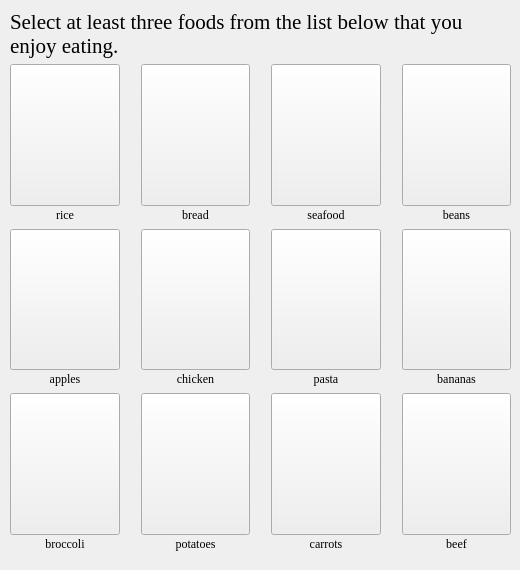
         <widget class="QWidget" name="foodprefspage">
          <widget class="QWidget" name="verticalLayoutWidget_3">
           <property name="geometry">
            <rect>
             <x>10</x>
             <y>10</y>
             <width>501</width>
             <height>551</height>
            </rect>
           </property>
           <layout class="QVBoxLayout" name="foodprefslayout">
            <property name="sizeConstraint">
             <enum>QLayout::SetDefaultConstraint</enum>
            </property>
            <property name="bottomMargin">
             <number>10</number>
            </property>
            <item>
             <widget class="QLabel" name="foodprefsquerylabel">
              <property name="font">
               <font>
                <family>Georgia</family>
                <pointsize>16</pointsize>
                <kerning>true</kerning>
               </font>
              </property>
              <property name="text">
               <string>Select at least three foods from the list below that you enjoy eating.</string>
              </property>
              <property name="wordWrap">
               <bool>true</bool>
              </property>
             </widget>
            </item>
            <item>
             <layout class="QGridLayout" name="foodsgrid">
              <property name="verticalSpacing">
               <number>2</number>
              </property>
              <item row="6" column="3">
               <spacer name="hspacer21f">
                <property name="orientation">
                 <enum>Qt::Horizontal</enum>
                </property>
                <property name="sizeType">
                 <enum>QSizePolicy::Fixed</enum>
                </property>
                <property name="sizeHint" stdset="0">
                 <size>
                  <width>15</width>
                  <height>20</height>
                 </size>
                </property>
               </spacer>
              </item>
              <item row="0" column="6">
               <widget class="QPushButton" name="beansbutton">
                <property name="sizePolicy">
                 <sizepolicy hsizetype="Minimum" vsizetype="MinimumExpanding">
                  <horstretch>0</horstretch>
                  <verstretch>0</verstretch>
                 </sizepolicy>
                </property>
                <property name="text">
                 <string/>
                </property>
                <property name="iconSize">
                 <size>
                  <width>70</width>
                  <height>70</height>
                 </size>
                </property>
                <property name="checkable">
                 <bool>true</bool>
                </property>
               </widget>
              </item>
              <item row="1" column="2">
               <widget class="QLabel" name="breadlabel">
                <property name="font">
                 <font>
                  <family>Georgia</family>
                  <kerning>true</kerning>
                 </font>
                </property>
                <property name="text">
                 <string>bread</string>
                </property>
                <property name="alignment">
                 <set>Qt::AlignCenter</set>
                </property>
               </widget>
              </item>
              <item row="6" column="1">
               <spacer name="hspacer11f">
                <property name="orientation">
                 <enum>Qt::Horizontal</enum>
                </property>
                <property name="sizeType">
                 <enum>QSizePolicy::Fixed</enum>
                </property>
                <property name="sizeHint" stdset="0">
                 <size>
                  <width>15</width>
                  <height>20</height>
                 </size>
                </property>
               </spacer>
              </item>
              <item row="4" column="0">
               <widget class="QLabel" name="appleslabel">
                <property name="font">
                 <font>
                  <family>Georgia</family>
                  <kerning>true</kerning>
                 </font>
                </property>
                <property name="text">
                 <string>apples</string>
                </property>
                <property name="alignment">
                 <set>Qt::AlignCenter</set>
                </property>
               </widget>
              </item>
              <item row="1" column="6">
               <widget class="QLabel" name="beanslabel">
                <property name="font">
                 <font>
                  <family>Georgia</family>
                  <kerning>true</kerning>
                 </font>
                </property>
                <property name="text">
                 <string>beans</string>
                </property>
                <property name="alignment">
                 <set>Qt::AlignCenter</set>
                </property>
               </widget>
              </item>
              <item row="6" column="4">
               <widget class="QPushButton" name="carrotsbutton">
                <property name="sizePolicy">
                 <sizepolicy hsizetype="Minimum" vsizetype="MinimumExpanding">
                  <horstretch>0</horstretch>
                  <verstretch>0</verstretch>
                 </sizepolicy>
                </property>
                <property name="text">
                 <string/>
                </property>
                <property name="iconSize">
                 <size>
                  <width>70</width>
                  <height>70</height>
                 </size>
                </property>
                <property name="checkable">
                 <bool>true</bool>
                </property>
               </widget>
              </item>
              <item row="4" column="2">
               <widget class="QLabel" name="chickenlabel">
                <property name="font">
                 <font>
                  <family>Georgia</family>
                  <kerning>true</kerning>
                 </font>
                </property>
                <property name="text">
                 <string>chicken</string>
                </property>
                <property name="alignment">
                 <set>Qt::AlignCenter</set>
                </property>
               </widget>
              </item>
              <item row="3" column="1">
               <spacer name="hspacer12f">
                <property name="orientation">
                 <enum>Qt::Horizontal</enum>
                </property>
                <property name="sizeType">
                 <enum>QSizePolicy::Fixed</enum>
                </property>
                <property name="sizeHint" stdset="0">
                 <size>
                  <width>15</width>
                  <height>20</height>
                 </size>
                </property>
               </spacer>
              </item>
              <item row="4" column="4">
               <widget class="QLabel" name="pastalabel">
                <property name="font">
                 <font>
                  <family>Georgia</family>
                  <kerning>true</kerning>
                 </font>
                </property>
                <property name="text">
                 <string>pasta</string>
                </property>
                <property name="alignment">
                 <set>Qt::AlignCenter</set>
                </property>
               </widget>
              </item>
              <item row="3" column="6">
               <widget class="QPushButton" name="bananasbutton">
                <property name="sizePolicy">
                 <sizepolicy hsizetype="Minimum" vsizetype="MinimumExpanding">
                  <horstretch>0</horstretch>
                  <verstretch>0</verstretch>
                 </sizepolicy>
                </property>
                <property name="text">
                 <string/>
                </property>
                <property name="iconSize">
                 <size>
                  <width>70</width>
                  <height>70</height>
                 </size>
                </property>
                <property name="checkable">
                 <bool>true</bool>
                </property>
               </widget>
              </item>
              <item row="5" column="2">
               <spacer name="vspacer21f">
                <property name="orientation">
                 <enum>Qt::Vertical</enum>
                </property>
                <property name="sizeType">
                 <enum>QSizePolicy::Fixed</enum>
                </property>
                <property name="sizeHint" stdset="0">
                 <size>
                  <width>20</width>
                  <height>5</height>
                 </size>
                </property>
               </spacer>
              </item>
              <item row="6" column="6">
               <widget class="QPushButton" name="beefbutton">
                <property name="sizePolicy">
                 <sizepolicy hsizetype="Minimum" vsizetype="MinimumExpanding">
                  <horstretch>0</horstretch>
                  <verstretch>0</verstretch>
                 </sizepolicy>
                </property>
                <property name="text">
                 <string/>
                </property>
                <property name="iconSize">
                 <size>
                  <width>70</width>
                  <height>70</height>
                 </size>
                </property>
                <property name="checkable">
                 <bool>true</bool>
                </property>
               </widget>
              </item>
              <item row="0" column="3">
               <spacer name="hspacer23f">
                <property name="orientation">
                 <enum>Qt::Horizontal</enum>
                </property>
                <property name="sizeType">
                 <enum>QSizePolicy::Fixed</enum>
                </property>
                <property name="sizeHint" stdset="0">
                 <size>
                  <width>15</width>
                  <height>20</height>
                 </size>
                </property>
               </spacer>
              </item>
              <item row="3" column="5">
               <spacer name="hspacer32f">
                <property name="orientation">
                 <enum>Qt::Horizontal</enum>
                </property>
                <property name="sizeType">
                 <enum>QSizePolicy::Fixed</enum>
                </property>
                <property name="sizeHint" stdset="0">
                 <size>
                  <width>15</width>
                  <height>20</height>
                 </size>
                </property>
               </spacer>
              </item>
              <item row="6" column="5">
               <spacer name="hspacer31f">
                <property name="orientation">
                 <enum>Qt::Horizontal</enum>
                </property>
                <property name="sizeType">
                 <enum>QSizePolicy::Fixed</enum>
                </property>
                <property name="sizeHint" stdset="0">
                 <size>
                  <width>15</width>
                  <height>20</height>
                 </size>
                </property>
               </spacer>
              </item>
              <item row="2" column="4">
               <spacer name="vspacer32f">
                <property name="orientation">
                 <enum>Qt::Vertical</enum>
                </property>
                <property name="sizeType">
                 <enum>QSizePolicy::Fixed</enum>
                </property>
                <property name="sizeHint" stdset="0">
                 <size>
                  <width>20</width>
                  <height>5</height>
                 </size>
                </property>
               </spacer>
              </item>
              <item row="7" column="4">
               <widget class="QLabel" name="carrotslabel">
                <property name="font">
                 <font>
                  <family>Georgia</family>
                  <kerning>true</kerning>
                 </font>
                </property>
                <property name="text">
                 <string>carrots</string>
                </property>
                <property name="alignment">
                 <set>Qt::AlignCenter</set>
                </property>
               </widget>
              </item>
              <item row="6" column="2">
               <widget class="QPushButton" name="potatoesbutton">
                <property name="sizePolicy">
                 <sizepolicy hsizetype="Minimum" vsizetype="MinimumExpanding">
                  <horstretch>0</horstretch>
                  <verstretch>0</verstretch>
                 </sizepolicy>
                </property>
                <property name="text">
                 <string/>
                </property>
                <property name="iconSize">
                 <size>
                  <width>70</width>
                  <height>70</height>
                 </size>
                </property>
                <property name="checkable">
                 <bool>true</bool>
                </property>
               </widget>
              </item>
              <item row="2" column="0">
               <spacer name="vspacer12f">
                <property name="orientation">
                 <enum>Qt::Vertical</enum>
                </property>
                <property name="sizeType">
                 <enum>QSizePolicy::Fixed</enum>
                </property>
                <property name="sizeHint" stdset="0">
                 <size>
                  <width>20</width>
                  <height>5</height>
                 </size>
                </property>
               </spacer>
              </item>
              <item row="3" column="3">
               <spacer name="hspacer22f">
                <property name="orientation">
                 <enum>Qt::Horizontal</enum>
                </property>
                <property name="sizeType">
                 <enum>QSizePolicy::Fixed</enum>
                </property>
                <property name="sizeHint" stdset="0">
                 <size>
                  <width>15</width>
                  <height>20</height>
                 </size>
                </property>
               </spacer>
              </item>
              <item row="0" column="5">
               <spacer name="hspacer33f">
                <property name="orientation">
                 <enum>Qt::Horizontal</enum>
                </property>
                <property name="sizeType">
                 <enum>QSizePolicy::Fixed</enum>
                </property>
                <property name="sizeHint" stdset="0">
                 <size>
                  <width>15</width>
                  <height>20</height>
                 </size>
                </property>
               </spacer>
              </item>
              <item row="0" column="0">
               <widget class="QPushButton" name="ricebutton">
                <property name="sizePolicy">
                 <sizepolicy hsizetype="Minimum" vsizetype="MinimumExpanding">
                  <horstretch>0</horstretch>
                  <verstretch>0</verstretch>
                 </sizepolicy>
                </property>
                <property name="text">
                 <string/>
                </property>
                <property name="iconSize">
                 <size>
                  <width>70</width>
                  <height>70</height>
                 </size>
                </property>
                <property name="checkable">
                 <bool>true</bool>
                </property>
                <property name="checked">
                 <bool>false</bool>
                </property>
                <property name="autoDefault">
                 <bool>false</bool>
                </property>
                <property name="default">
                 <bool>false</bool>
                </property>
                <property name="flat">
                 <bool>false</bool>
                </property>
               </widget>
              </item>
              <item row="0" column="2">
               <widget class="QPushButton" name="breadbutton">
                <property name="sizePolicy">
                 <sizepolicy hsizetype="Minimum" vsizetype="MinimumExpanding">
                  <horstretch>0</horstretch>
                  <verstretch>0</verstretch>
                 </sizepolicy>
                </property>
                <property name="text">
                 <string/>
                </property>
                <property name="iconSize">
                 <size>
                  <width>70</width>
                  <height>70</height>
                 </size>
                </property>
                <property name="checkable">
                 <bool>true</bool>
                </property>
               </widget>
              </item>
              <item row="1" column="0">
               <widget class="QLabel" name="ricelabel">
                <property name="font">
                 <font>
                  <family>Georgia</family>
                  <kerning>true</kerning>
                 </font>
                </property>
                <property name="autoFillBackground">
                 <bool>false</bool>
                </property>
                <property name="frameShape">
                 <enum>QFrame::NoFrame</enum>
                </property>
                <property name="frameShadow">
                 <enum>QFrame::Plain</enum>
                </property>
                <property name="text">
                 <string>rice</string>
                </property>
                <property name="scaledContents">
                 <bool>false</bool>
                </property>
                <property name="alignment">
                 <set>Qt::AlignCenter</set>
                </property>
               </widget>
              </item>
              <item row="0" column="1">
               <spacer name="hspacer13f">
                <property name="orientation">
                 <enum>Qt::Horizontal</enum>
                </property>
                <property name="sizeType">
                 <enum>QSizePolicy::Fixed</enum>
                </property>
                <property name="sizeHint" stdset="0">
                 <size>
                  <width>15</width>
                  <height>20</height>
                 </size>
                </property>
               </spacer>
              </item>
              <item row="2" column="6">
               <spacer name="vspacer42f">
                <property name="orientation">
                 <enum>Qt::Vertical</enum>
                </property>
                <property name="sizeType">
                 <enum>QSizePolicy::Fixed</enum>
                </property>
                <property name="sizeHint" stdset="0">
                 <size>
                  <width>20</width>
                  <height>5</height>
                 </size>
                </property>
               </spacer>
              </item>
              <item row="1" column="4">
               <widget class="QLabel" name="seafoodlabel">
                <property name="font">
                 <font>
                  <family>Georgia</family>
                  <kerning>true</kerning>
                 </font>
                </property>
                <property name="text">
                 <string>seafood</string>
                </property>
                <property name="alignment">
                 <set>Qt::AlignCenter</set>
                </property>
               </widget>
              </item>
              <item row="5" column="4">
               <spacer name="vspacer31f">
                <property name="orientation">
                 <enum>Qt::Vertical</enum>
                </property>
                <property name="sizeType">
                 <enum>QSizePolicy::Fixed</enum>
                </property>
                <property name="sizeHint" stdset="0">
                 <size>
                  <width>20</width>
                  <height>5</height>
                 </size>
                </property>
               </spacer>
              </item>
              <item row="5" column="0">
               <spacer name="vspacer11f">
                <property name="orientation">
                 <enum>Qt::Vertical</enum>
                </property>
                <property name="sizeType">
                 <enum>QSizePolicy::Fixed</enum>
                </property>
                <property name="sizeHint" stdset="0">
                 <size>
                  <width>20</width>
                  <height>5</height>
                 </size>
                </property>
               </spacer>
              </item>
              <item row="7" column="0">
               <widget class="QLabel" name="broccolilabel">
                <property name="font">
                 <font>
                  <family>Georgia</family>
                  <kerning>true</kerning>
                 </font>
                </property>
                <property name="text">
                 <string>broccoli</string>
                </property>
                <property name="alignment">
                 <set>Qt::AlignCenter</set>
                </property>
               </widget>
              </item>
              <item row="6" column="0">
               <widget class="QPushButton" name="broccolibutton">
                <property name="sizePolicy">
                 <sizepolicy hsizetype="Minimum" vsizetype="MinimumExpanding">
                  <horstretch>0</horstretch>
                  <verstretch>0</verstretch>
                 </sizepolicy>
                </property>
                <property name="text">
                 <string/>
                </property>
                <property name="iconSize">
                 <size>
                  <width>70</width>
                  <height>70</height>
                 </size>
                </property>
                <property name="checkable">
                 <bool>true</bool>
                </property>
               </widget>
              </item>
              <item row="3" column="0">
               <widget class="QPushButton" name="applesbutton">
                <property name="sizePolicy">
                 <sizepolicy hsizetype="Minimum" vsizetype="MinimumExpanding">
                  <horstretch>0</horstretch>
                  <verstretch>0</verstretch>
                 </sizepolicy>
                </property>
                <property name="text">
                 <string/>
                </property>
                <property name="iconSize">
                 <size>
                  <width>70</width>
                  <height>70</height>
                 </size>
                </property>
                <property name="checkable">
                 <bool>true</bool>
                </property>
               </widget>
              </item>
              <item row="7" column="6">
               <widget class="QLabel" name="beeflabel">
                <property name="font">
                 <font>
                  <family>Georgia</family>
                  <kerning>true</kerning>
                 </font>
                </property>
                <property name="text">
                 <string>beef</string>
                </property>
                <property name="alignment">
                 <set>Qt::AlignCenter</set>
                </property>
               </widget>
              </item>
              <item row="2" column="2">
               <spacer name="vspacer22f">
                <property name="orientation">
                 <enum>Qt::Vertical</enum>
                </property>
                <property name="sizeType">
                 <enum>QSizePolicy::Fixed</enum>
                </property>
                <property name="sizeHint" stdset="0">
                 <size>
                  <width>20</width>
                  <height>5</height>
                 </size>
                </property>
               </spacer>
              </item>
              <item row="3" column="4">
               <widget class="QPushButton" name="pastabutton">
                <property name="sizePolicy">
                 <sizepolicy hsizetype="Minimum" vsizetype="MinimumExpanding">
                  <horstretch>0</horstretch>
                  <verstretch>0</verstretch>
                 </sizepolicy>
                </property>
                <property name="text">
                 <string/>
                </property>
                <property name="iconSize">
                 <size>
                  <width>70</width>
                  <height>70</height>
                 </size>
                </property>
                <property name="checkable">
                 <bool>true</bool>
                </property>
               </widget>
              </item>
              <item row="0" column="4">
               <widget class="QPushButton" name="seafoodbutton">
                <property name="sizePolicy">
                 <sizepolicy hsizetype="Minimum" vsizetype="MinimumExpanding">
                  <horstretch>0</horstretch>
                  <verstretch>0</verstretch>
                 </sizepolicy>
                </property>
                <property name="text">
                 <string/>
                </property>
                <property name="iconSize">
                 <size>
                  <width>70</width>
                  <height>70</height>
                 </size>
                </property>
                <property name="checkable">
                 <bool>true</bool>
                </property>
               </widget>
              </item>
              <item row="7" column="2">
               <widget class="QLabel" name="potatoeslabel">
                <property name="font">
                 <font>
                  <family>Georgia</family>
                  <kerning>true</kerning>
                 </font>
                </property>
                <property name="text">
                 <string>potatoes</string>
                </property>
                <property name="alignment">
                 <set>Qt::AlignCenter</set>
                </property>
               </widget>
              </item>
              <item row="4" column="6">
               <widget class="QLabel" name="bananaslabel">
                <property name="font">
                 <font>
                  <family>Georgia</family>
                  <kerning>true</kerning>
                 </font>
                </property>
                <property name="text">
                 <string>bananas</string>
                </property>
                <property name="alignment">
                 <set>Qt::AlignCenter</set>
                </property>
               </widget>
              </item>
              <item row="5" column="6">
               <spacer name="vspacer41f">
                <property name="orientation">
                 <enum>Qt::Vertical</enum>
                </property>
                <property name="sizeType">
                 <enum>QSizePolicy::Fixed</enum>
                </property>
                <property name="sizeHint" stdset="0">
                 <size>
                  <width>20</width>
                  <height>5</height>
                 </size>
                </property>
               </spacer>
              </item>
              <item row="3" column="2">
               <widget class="QPushButton" name="chickenbutton">
                <property name="sizePolicy">
                 <sizepolicy hsizetype="Minimum" vsizetype="MinimumExpanding">
                  <horstretch>0</horstretch>
                  <verstretch>0</verstretch>
                 </sizepolicy>
                </property>
                <property name="text">
                 <string/>
                </property>
                <property name="iconSize">
                 <size>
                  <width>70</width>
                  <height>70</height>
                 </size>
                </property>
                <property name="checkable">
                 <bool>true</bool>
                </property>
               </widget>
              </item>
             </layout>
            </item>
           </layout>
          </widget>
         </widget>
